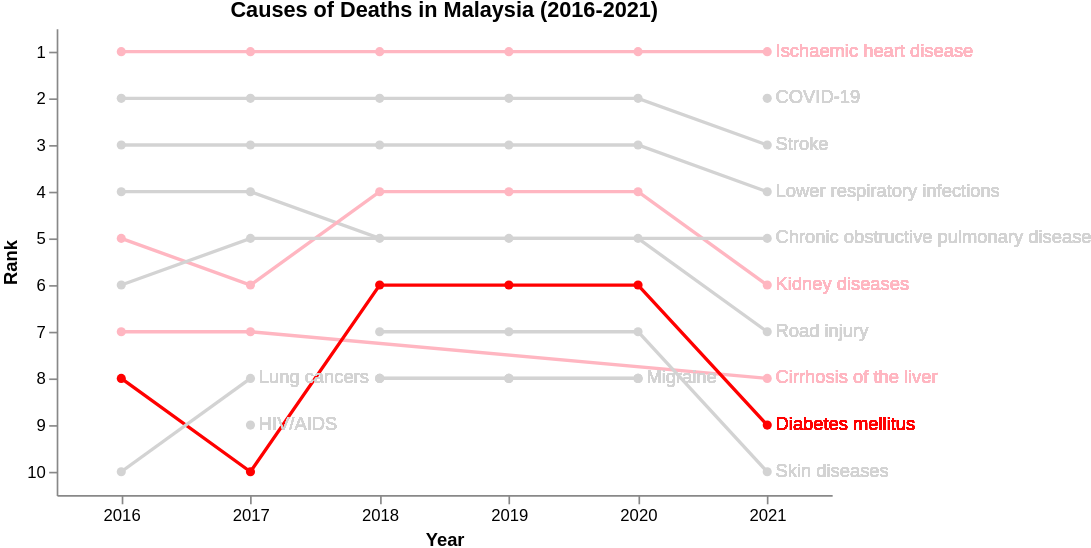

Specify this chart in Vega-Lite:
### Vega specification from a JSON file in a GitHub repository (floating-point values rounded to 4 significant figures)
{"$schema": "https://vega.github.io/schema/vega/v5.json", "background": "white", "padding": 0, "width": 465, "height": 280, "title": {"text": "Causes of Deaths in Malaysia (2016-2021)", "frame": "group"}, "style": "None", "data": [{"name": "data", "values": [{"year": 2016, "cause": "Ischaemic heart disease", "rate": 107.0}, {"year": 2016, "cause": "Stroke", "rate": 66.81}, {"year": 2016, "cause": "Lower respiratory infections", "rate": 59.92}, {"year": 2016, "cause": "Road injury", "rate": 23.1}, {"year": 2016, "cause": "Kidney diseases", "rate": 21}, {"year": 2016, "cause": "Chronic obstructive pulmonary disease", "rate": 17.35}, {"year": 2016, "cause": "Cirrhosis of the liver", "rate": 14.29}, {"year": 2016, "cause": "Diabetes mellitus", "rate": 14.05}, {"year": 2016, "cause": "Alzheimer disease and other dementias", "rate": 12.72}, {"year": 2016, "cause": "Lung cancers", "rate": 11.9}, {"year": 2017, "cause": "Ischaemic heart disease", "rate": 123.8}, {"year": 2017, "cause": "Stroke", "rate": 61.72}, {"year": 2017, "cause": "Lower respiratory infections", "rate": 60.16}, {"year": 2017, "cause": "Road injury", "rate": 33.95}, {"year": 2017, "cause": "Chronic obstructive pulmonary disease", "rate": 22.22}, {"year": 2017, "cause": "Kidney diseases", "rate": 19.65}, {"year": 2017, "cause": "Cirrhosis of the liver", "rate": 19.3}, {"year": 2017, "cause": "Lung cancers", "rate": 17.98}, {"year": 2017, "cause": "HIV/AIDS", "rate": 13.12}, {"year": 2017, "cause": "Diabetes mellitus", "rate": 12.18}, {"year": 2018, "cause": "Ischaemic heart disease", "rate": 111.6}, {"year": 2018, "cause": "Stroke", "rate": 69.1}, {"year": 2018, "cause": "Lower respiratory infections", "rate": 60.81}, {"year": 2018, "cause": "Road injury", "rate": 19.65}, {"year": 2018, "cause": "Diabetes mellitus", "rate": 15.09}, {"year": 2018, "cause": "Back and neck pain", "rate": 0}, {"year": 2018, "cause": "Kidney diseases", "rate": 22.22}, {"year": 2018, "cause": "Skin diseases", "rate": 6.12}, {"year": 2018, "cause": "Depressive disorders", "rate": 0}, {"year": 2018, "cause": "Migraine", "rate": 0}, {"year": 2019, "cause": "Ischaemic heart disease", "rate": 112.3}, {"year": 2019, "cause": "Stroke", "rate": 69.54}, {"year": 2019, "cause": "Lower respiratory infections", "rate": 60.83}, {"year": 2019, "cause": "Road injury", "rate": 19.05}, {"year": 2019, "cause": "Diabetes mellitus", "rate": 15.49}, {"year": 2019, "cause": "Back and neck pain", "rate": 0}, {"year": 2019, "cause": "Kidney diseases", "rate": 22.78}, {"year": 2019, "cause": "Skin diseases", "rate": 6.2}, {"year": 2019, "cause": "Depressive disorders", "rate": 0}, {"year": 2019, "cause": "Migraine", "rate": 0}, {"year": 2020, "cause": "Ischaemic heart disease", "rate": 96.92}, {"year": 2020, "cause": "Stroke", "rate": 59.75}, {"year": 2020, "cause": "Lower respiratory infections", "rate": 48.91}, {"year": 2020, "cause": "Road injury", "rate": 14.07}, {"year": 2020, "cause": "Diabetes mellitus", "rate": 13.52}, {"year": 2020, "cause": "Back and neck pain", "rate": 0}, {"year": 2020, "cause": "Kidney diseases", "rate": 19.66}, {"year": 2020, "cause": "Skin diseases", "rate": 5.34}, {"year": 2020, "cause": "Depressive disorders", "rate": 0}, {"year": 2020, "cause": "Migraine", "rate": 0}, {"year": 2021, "cause": "Ischaemic heart disease", "rate": 137.6}, {"year": 2021, "cause": "COVID-19", "rate": 98.66}, {"year": 2021, "cause": "Stroke", "rate": 69.08}, {"year": 2021, "cause": "Lower respiratory infections", "rate": 57.22}, {"year": 2021, "cause": "Road injury", "rate": 21.93}, {"year": 2021, "cause": "Diabetes mellitus", "rate": 14.49}, {"year": 2021, "cause": "Kidney diseases", "rate": 22.7}, {"year": 2021, "cause": "Cirrhosis of the liver", "rate": 21.84}, {"year": 2021, "cause": "Skin diseases", "rate": 5.04}, {"year": 2021, "cause": "Chronic obstructive pulmonary disease", "rate": 25.64}]}, {"name": "data_0", "source": "data", "transform": [{"type": "window", "params": [null], "as": ["rank"], "ops": ["rank"], "fields": [""], "sort": {"field": ["rate"], "order": ["descending"]}, "groupby": ["year"]}]}, {"name": "last_year_data", "source": "data_0", "transform": [{"type": "filter", "expr": "datum.year == 2021 || (datum.year == 2017 && (datum.cause == 'HIV/AIDS' || datum.cause == 'Lung cancers')) || (datum.year == 2020 && datum.cause == 'Migraine')"}]}], "marks": [{"name": "layer_0_pathgroup", "type": "group", "from": {"facet": {"name": "faceted_path_layer_0_main", "data": "data_0", "groupby": ["cause"]}}, "encode": {"update": {"width": {"field": {"group": "width"}}, "height": {"field": {"group": "height"}}}}, "marks": [{"name": "layer_0_marks", "type": "line", "style": ["line"], "sort": {"field": "datum[\"year\"]"}, "from": {"data": "faceted_path_layer_0_main"}, "encode": {"update": {"stroke": {"scale": "color", "field": "cause", "value": {"signal": "datum.cause === 'Ischaemic heart disease' || datum.cause === 'Kidney diseases' || datum.cause === 'Cirrhosis of the liver' ? '#FFB6C1' : (datum.cause === 'Diabetes mellitus' ? '#FF0000' : '#D3D3D3')"}}, "description": {"signal": "\"year: \" + datum[\"year\"] + \"; rank: \" + datum[\"rank\"] + \"; cause: \" + datum[\"cause\"]"}, "x": {"scale": "x", "field": "year"}, "y": {"scale": "y", "field": "rank"}}}}, {"name": "layer_0_text", "type": "text", "from": {"data": "last_year_data"}, "encode": {"update": {"text": {"field": "cause"}, "x": {"scale": "x", "field": "year", "offset": 5}, "y": {"scale": "y", "field": "rank"}, "align": {"value": "left"}, "baseline": {"value": "middle"}, "fill": {"scale": "color", "field": "cause", "value": {"signal": "datum.cause === 'Ischaemic heart disease' || datum.cause === 'Kidney diseases' || datum.cause === 'Cirrhosis of the liver' ? '#FFB6C1' : (datum.cause === 'Diabetes mellitus' ? '#FF0000' : '#D3D3D3')"}}}}}]}, {"name": "layer_1_marks", "type": "symbol", "style": ["point"], "from": {"data": "data_0"}, "encode": {"update": {"opacity": {"value": 1}, "fill": {"scale": "color", "field": "cause", "value": {"signal": "datum.cause === 'Ischaemic heart disease' || datum.cause === 'Kidney diseases' || datum.cause === 'Cirrhosis of the liver' ? '#FFB6C1' : (datum.cause === 'Diabetes mellitus' ? '#FF0000' : '#D3D3D3')"}}, "ariaRoleDescription": {"value": "point"}, "description": {"signal": "\"year: \" + datum[\"year\"] + \"; rank: \" + datum[\"rank\"] + \"; cause: \" + datum[\"cause\"]"}, "x": {"scale": "x", "field": "year"}, "y": {"scale": "y", "field": "rank"}}}}], "scales": [{"name": "x", "type": "point", "domain": {"data": "data_0", "field": "year", "sort": true}, "range": [0, {"signal": "width"}], "padding": 0.5}, {"name": "y", "type": "point", "domain": {"data": "data_0", "field": "rank", "sort": true}, "range": [0, {"signal": "height"}], "padding": 0.5}, {"name": "color", "type": "ordinal", "domain": ["Ischaemic heart disease", "Kidney diseases", "Cirrhosis of the liver", "Diabetes mellitus", "Stroke", "Lower respiratory infections", "Road injury", "Back and neck pain", "Skin diseases", "Depressive disorders", "Migraine", "COVID-19", "Chronic obstructive pulmonary disease", "Lung cancers", "HIV/AIDS"], "range": ["#FFB6C1", "#FFB6C1", "#FFB6C1", "#FF0000", "#D3D3D3", "#D3D3D3", "#D3D3D3", "#D3D3D3", "#D3D3D3", "#D3D3D3", "#D3D3D3", "#D3D3D3", "#D3D3D3", "#D3D3D3", "#D3D3D3"]}], "axes": [{"scale": "x", "orient": "bottom", "grid": false, "title": "Year", "labelOverlap": true, "zindex": 0}, {"scale": "y", "orient": "left", "grid": false, "title": "Rank", "zindex": 0}]}
